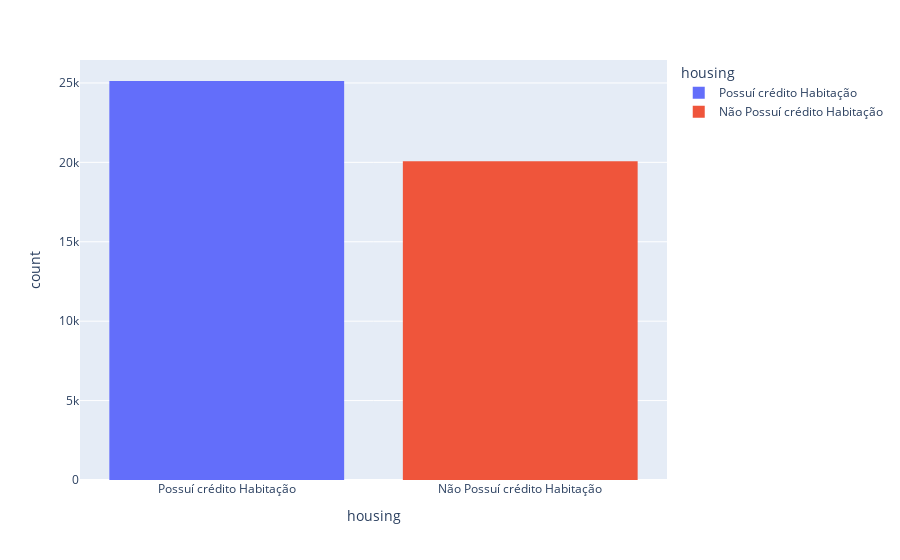

Notebook source saved alongside this figure:
### Code cell
px.histogram(data, x="housing", color="housing")

### Figure 1 — Plotly figure (JSON) as saved in the notebook; plotly's stock layout.template omitted (floating-point values rounded to 4 significant figures; data arrays with more than 128 entries replaced by an {"elided": "..."} marker saying what was removed)
{"data": [{"alignmentgroup": "True", "bingroup": "x", "hovertemplate": "housing=%{x}<br>count=%{y}<extra></extra>", "legendgroup": "Possuí crédito Habitação", "marker": {"color": "#636efa"}, "name": "Possuí crédito Habitação", "offsetgroup": "Possuí crédito Habitação", "orientation": "v", "showlegend": true, "type": "histogram", "x": {"elided": "25122 str values"}, "xaxis": "x", "yaxis": "y"}, {"alignmentgroup": "True", "bingroup": "x", "hovertemplate": "housing=%{x}<br>count=%{y}<extra></extra>", "legendgroup": "Não Possuí crédito Habitação", "marker": {"color": "#EF553B"}, "name": "Não Possuí crédito Habitação", "offsetgroup": "Não Possuí crédito Habitação", "orientation": "v", "showlegend": true, "type": "histogram", "x": {"elided": "20068 str values"}, "xaxis": "x", "yaxis": "y"}], "layout": {"barmode": "relative", "legend": {"title": {"text": "housing"}, "tracegroupgap": 0}, "margin": {"t": 60}, "xaxis": {"anchor": "y", "categoryarray": ["Possuí crédito Habitação", "Não Possuí crédito Habitação"], "categoryorder": "array", "domain": [0, 1], "title": {"text": "housing"}}, "yaxis": {"anchor": "x", "domain": [0, 1], "title": {"text": "count"}}}}
